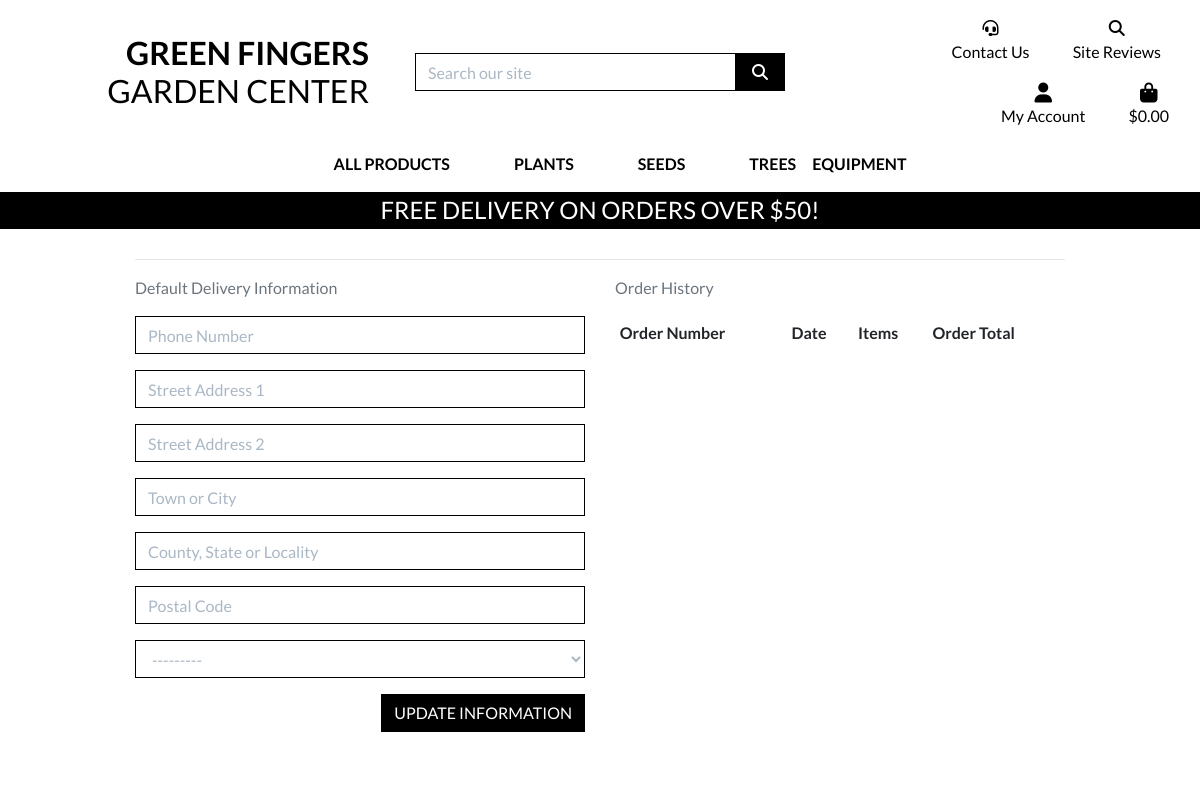
/profile/ (signed in), run on an earlier commit of the app's database.
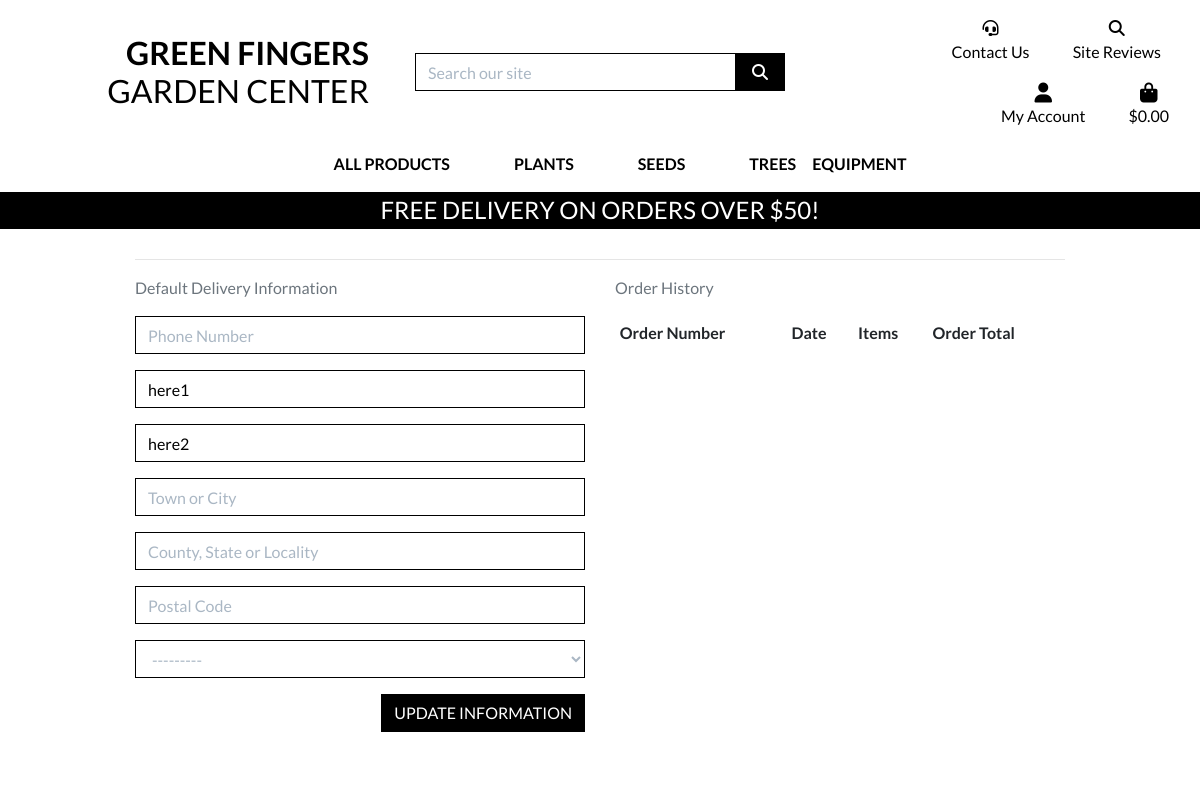
And on a later commit of the database.
### profiles/models.py (models this page shows, shortened)
class UserProfile(models.Model):
    user = models.OneToOneField(User, on_delete=models.CASCADE)
    default_phone_number = models.CharField(max_length=20, null=True, blank=True)
    default_street_address1 = models.CharField(max_length=80, null=True, blank=True)
    default_street_address2 = models.CharField(max_length=80, null=True, blank=True)
    default_town_or_city = models.CharField(max_length=40, null=True, blank=True)
    default_county = models.CharField(max_length=80, null=True, blank=True)
    default_postcode = models.CharField(max_length=20, null=True, blank=True)
    default_country = CountryField(blank_label="Country", null=True, blank=True)

### profiles/views.py (the view)
# urls.py: path('profile/', include('profiles.urls')),
def profile(request):
    profile = get_object_or_404(UserProfile, user=request.user)
    if request.method == "POST":
        form = UserProfileForm(request.POST, instance=profile)
        if form.is_valid():
            form.save()
            messages.success(request, "Profile updated successfully")
        else:
            messages.error(request, "Update failed. Please ensure the form is valid.")
    else:
        form = UserProfileForm(instance=profile)
    orders = profile.orders.all()
    template = "profiles/profile.html"
    context = {"form": form, "orders": orders, "on_profile_page": True}
    return render(request, template, context)

### profiles/forms.py
class UserProfileForm(forms.ModelForm):
    class Meta:
        model = UserProfile
        exclude = ('user',)
    def __init__(self, *args, **kwargs):
        super().__init__(*args, **kwargs)
        placeholders = {
            'default_phone_number': 'Phone Number',
            'default_postcode': 'Postal Code',
            'default_town_or_city': 'Town or City',
            'default_street_address1': 'Street Address 1',
            'default_street_address2': 'Street Address 2',
            'default_county': 'County, State or Locality',
        }
        self.fields['default_phone_number'].widget.attrs['autofocus'] = True
        for field in self.fields:
            if field != 'default_country':
                if self.fields[field].required:
                    placeholder = f'{placeholders[field]} *'
                else:
                    placeholder = placeholders[field]
                self.fields[field].widget.attrs['placeholder'] = placeholder
            self.fields[field].widget.attrs['class'] = 'border-black rounded-0 profile-form-input'
            self.fields[field].label = False

### profiles/templates/profiles/profile.html (shortened to what this page needs)
{% extends "base.html" %}
{% load static %}
{% block extra_css %}
<link rel="stylesheet" href="{% static 'profiles/css/profile.css' %}">
{% endblock %}
{% block page_header %}
<div class="container header-container">
</div>
{% endblock %}
{% block content %}
<div class="overlay"></div>
<div class="container">
    <div class="row">
        <div class="col">
            <h2 class="logo-font mb-4">My Profile</h2>
            <hr>
        </div>
    </div>
    <div class="row">
        <div class="col-12 col-lg-6">
            <p class="text-muted">Default Delivery Information</p>
            <form class="mt-3" action="{% url 'profile' %}" method="POST" id="profile-update-form">
                {{ form|crispy }}
                <button class="btn btn-black rounded-0 text-uppercase float-right">Update Information</button>
            </form>
        </div>
        <div class="col-12 col-lg-6">
            <p class="text-muted">Order History</p>
            <div class="order-history table-responsive">
                <table class="table table-sm table-borderless">
                    <thead>
                        <tr>
                            <th>Order Number</th>
                            <th>Date</th>
                            <th>Items</th>
                            <th>Order Total</th>
                        </tr>
                    </thead>
                </table>
            </div>
        </div>
    </div>
    {% endblock %}

What changed in the data, as far as the page shows it:
changed UserProfile: default_street_address1 (not shown) → "here1"; default_street_address2 (not shown) → "here2"
